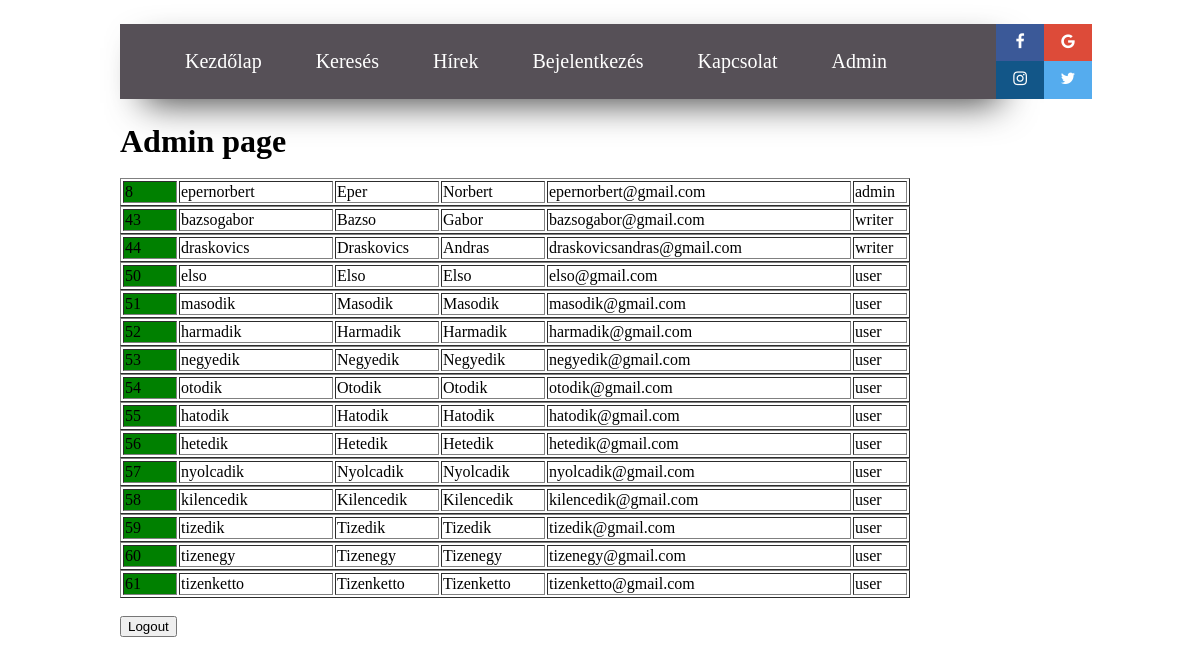
The page /admin/admin.php (signed in) on the database as committed earlier.
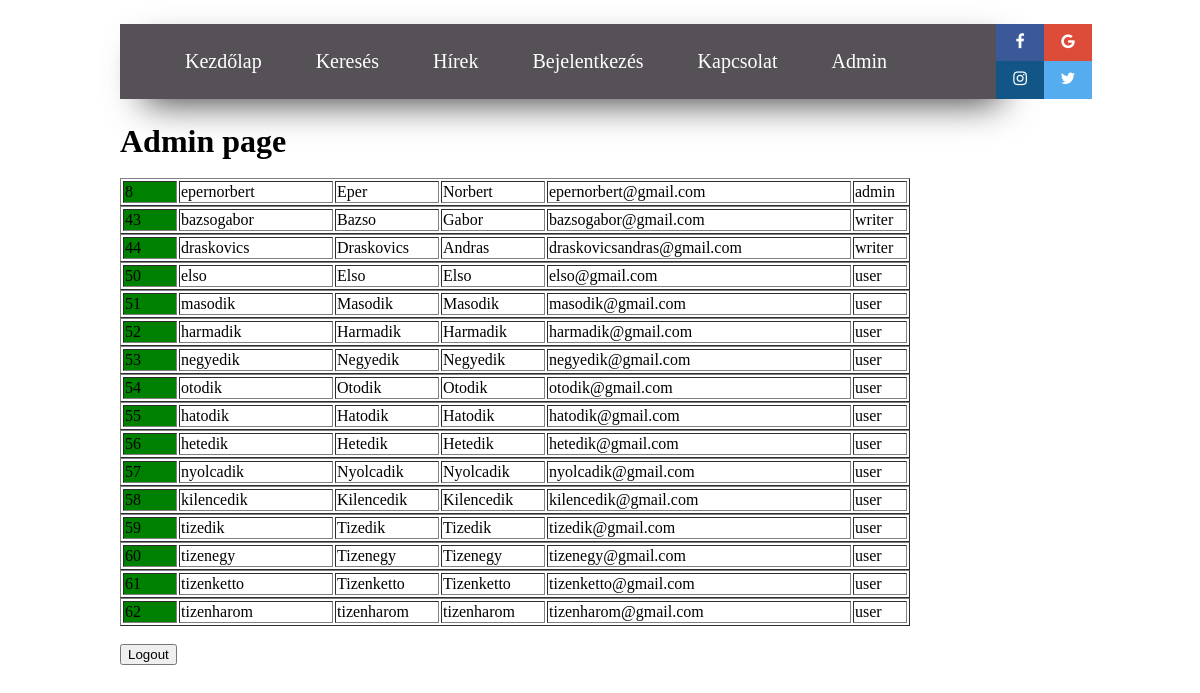
The same page on the database as committed later.
### tables this page shows
CREATE TABLE `users` (
  `user_id` int(11) NOT NULL,
  `user_uid` varchar(256) NOT NULL,
  `user_first` varchar(256) NOT NULL,
  `user_last` varchar(256) NOT NULL,
  `user_email` varchar(256) NOT NULL,
  `user_pwd` varchar(256) NOT NULL,
  `user_usertype` varchar(255) NOT NULL DEFAULT 'user'
);

### admin/admin.php (the view, shortened to what this page needs)
<!DOCTYPE html>
<html lang="en">
<head>
    <link type="text/css" rel="stylesheet" href="admin.css">
    <link rel="stylesheet" href="https://cdnjs.cloudflare.com/ajax/libs/font-awesome/4.7.0/css/font-awesome.min.css">
</head>
<body>
<div class="navbar">
    <ul class="navbar_ul">
        <li class="navbar_li"><a class="navbar_a" href="../index.php">Kezdőlap</a></li>
        <li class="navbar_li"><a class="navbar_a" href="#">Keresés</a></li>
        <li class="navbar_li"><a class="navbar_a" href="#">Hírek</a></li>
        <li class="navbar_li"><a class="navbar_a" href="../login.php">Bejelentkezés</a></li>
        <li class="navbar_li"><a class="navbar_a" href="#">Kapcsolat</a></li>
        <?php
        if(isset($_SESSION['u_id'])){
            echo '<li class="navbar_li"><a class="navbar_a" href="admin.php">Admin</a></li>';
        }
        ?>
    </ul>
</div>
<div  class="navbar_social">
    <a href="#" class="fa fa-facebook"></a>
    <a href="#" class="fa fa-google"></a><br>
    <a href="#" class="fa fa-instagram"></a>
    <a href="#" class="fa fa-twitter"></a>
</div><br>
<h1 style="margin: 0 10%">Admin page</h1><br>
<?php
include '../action.php';
    $sql = "SELECT * FROM users";
    $result = mysqli_query($conn, $sql);
    $resultcheck = mysqli_num_rows($result);
    if($resultcheck > 0){
        while($row = mysqli_fetch_assoc($result)){
            echo '<div style="margin: 0 10%">
                        <table border="1">
                        <tr>
                            <td width="50px" style="background-color: green;"><a style="color: black; text-decoration: none;" href=check_advertisement.php?user_id=' . $row['user_id'].'>'.$row['user_id'].'</a></td>
                            <td width="150px">'.$row['user_uid'].'</td>
                            <td width="100px">'.$row['user_first'].'</td>
                            <td width="100px">'.$row['user_last'].'</td>
                            <td width="300px">'.$row['user_email'].'</td>
                            <td width="50px">'.$row['user_usertype'].'</td>
                        </tr>
                       </table>
                 </div>';
        }
    }
?><br>
<form action="../includes/logout.inc.php" method="POST" style="margin: 0 10%">
    <button type="submit" name="submit">Logout</button>
</form>
</body>
</html>

### admin/admin.css (style rules this page uses)
body { margin: 0; background-color: white; }
.navbar { box-shadow: 14px 14px 36px -10px rgba(0,0,0,0.75); background: #565057; padding: 0; float: left; margin: 2% 0 0 10%; width: 73%; }
.navbar_li { display: inline-block; padding: 0; vertical-align: middle; }
.navbar_a { text-decoration: none; transition: color 0.1s, background-color 0.1s; }
.navbar_a { position: relative; display: block; padding: 10px 5px; margin: 0 20px; font-size: 20px; transition: color 0.1s,background-color 0.1s,padding 0.2s ease-in; color: white; }
.navbar_a::before { content: ''; display: block; position: absolute; bottom: 3px; left: 0; height: 3px; width: 100%; background-color: blue; transform-origin: right top; transform: scale(0, 1); transition: color 0.1s,transform 0.2s ease-out; }
.navbar_social { display: inline-block; margin: 2% 0 2% 0; width: 15%; }
.fa { height: 19px; padding: 9px; font-size: 20px; width: 30px; text-align: center; text-decoration: none; }
.fa-facebook { background: #3B5998; color: white; }
.fa-google { background: #dd4b39; color: white; position: relative; right: 4px; }
.fa-instagram { background: #125688; color: white; height: 20px; }
.fa-twitter { background: #55ACEE; color: white; height: 20px; position: relative; right: 4px; }

Rows that differ between the two databases and show on the page:
added users: user_id "62", user_uid "tizenharom", user_first "tizenharom", user_last "tizenharom", user_email "tizenharom@gmail.com", user_usertype "user"
